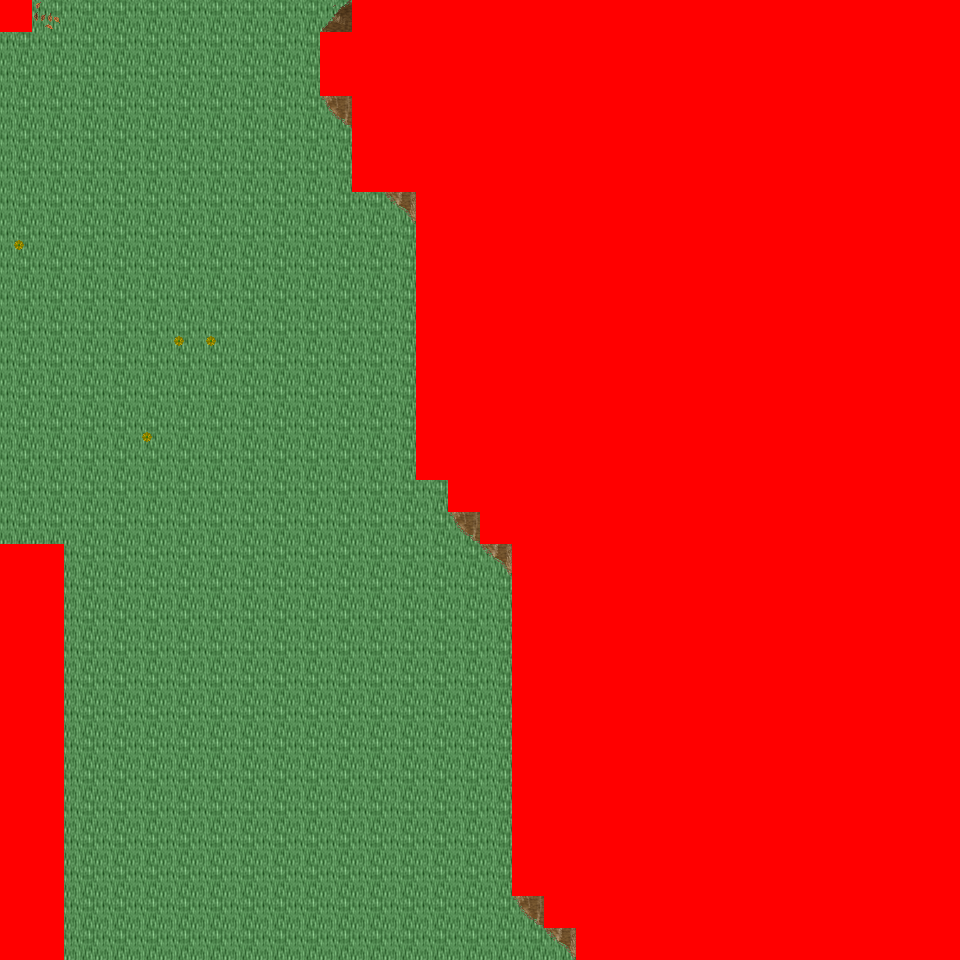

Below is a game level as drawn by its tile map, then a one-line description and the .tmx that defines it (tile-layer data replaced by summaries):
An orthogonal 30x30 tile map with 32x32 px tiles, 6 tile layers (Ground, Object, Object2, Above, ...), 46 tilesets and 3 objects (3x mapExit).

<map version="1.0" orientation="orthogonal" renderorder="right-down" width="30" height="30" tilewidth="32" tileheight="32" nextobjectid="4">
  <tileset firstgid="1" name="tileset_logic_collision" tilewidth="32" tileheight="32" tilecount="1" columns="1">
    <image source="../drawable/tileset_logic_collision.png" width="32" height="32" />
  </tileset>
  <tileset firstgid="2" name="tileset_ground_ridge_earth_pale" tilewidth="32" tileheight="32" tilecount="96" columns="12">
    <image source="../drawable/tileset_ground_ridge_earth_pale.png" width="384" height="256" />
  </tileset>
  <tileset firstgid="98" name="tileset_ground_ridge_earth_dark" tilewidth="32" tileheight="32" tilecount="96" columns="12">
    <image source="../drawable/tileset_ground_ridge_earth_dark.png" width="384" height="256" />
  </tileset>
  <tileset firstgid="194" name="tileset_ground_ground" tilewidth="32" tileheight="32" tilecount="33" columns="3">
    <image source="../drawable/tileset_ground_ground.png" width="96" height="352" />
  </tileset>
  <tileset firstgid="227" name="tileset_building_castle" tilewidth="32" tileheight="32" tilecount="320" columns="20">
    <image source="../drawable/tileset_building_castle.png" width="640" height="512" />
  </tileset>
  <tileset firstgid="547" name="tileset_item_pot_barrels_1" tilewidth="32" tileheight="32" tilecount="8" columns="4">
    <image source="../drawable/tileset_item_pot_barrels_1.png" width="128" height="64" />
  </tileset>
  <tileset firstgid="555" name="tileset_item_weapon_cannon" tilewidth="32" tileheight="32" tilecount="12" columns="3">
    <image source="../drawable/tileset_item_weapon_cannon.png" width="96" height="128" />
  </tileset>
  <tileset firstgid="567" name="tileset_building_door_closed" tilewidth="32" tileheight="32" tilecount="1" columns="1">
    <image source="../drawable/tileset_building_door_closed.png" width="32" height="32" />
  </tileset>
  <tileset firstgid="568" name="tileset_building_door_door" tilewidth="32" tileheight="32" tilecount="6" columns="3">
    <image source="../drawable/tileset_building_door_door.png" width="96" height="64" />
  </tileset>
  <tileset firstgid="574" name="tileset_building_window_window_centered" tilewidth="32" tileheight="32" tilecount="1" columns="1">
    <image source="../drawable/tileset_building_window_window_centered.png" width="32" height="32" />
  </tileset>
  <tileset firstgid="575" name="tileset_building_decoration_chimney_big" tilewidth="32" tileheight="32" tilecount="2" columns="1">
    <image source="../drawable/tileset_building_decoration_chimney_big.png" width="32" height="64" />
  </tileset>
  <tileset firstgid="577" name="tileset_building_stairs_stairs_grey" tilewidth="32" tileheight="32" tilecount="6" columns="3">
    <image source="../drawable/tileset_building_stairs_stairs_grey.png" width="96" height="64" />
  </tileset>
  <tileset firstgid="583" name="tileset_building_witch_hut" tilewidth="32" tileheight="32" tilecount="80" columns="5">
    <image source="../drawable/tileset_building_witch_hut.png" width="160" height="512" />
  </tileset>
  <tileset firstgid="663" name="tileset_ground_grass_edges" tilewidth="32" tileheight="32" tilecount="36" columns="12">
    <image source="../drawable/tileset_ground_grass_edges.png" width="384" height="96" />
  </tileset>
  <tileset firstgid="699" name="tileset_ground_grass_corners" tilewidth="32" tileheight="32" tilecount="24" columns="6">
    <image source="../drawable/tileset_ground_grass_corners.png" width="192" height="128" />
  </tileset>
  <tileset firstgid="723" name="tileset_logic_item_vegetable" tilewidth="32" tileheight="32" tilecount="13" columns="13">
    <image source="../drawable/tileset_logic_item_vegetable.png" width="256" height="64" />
  </tileset>
  <tileset firstgid="736" name="tileset_plant_tree_fall_trees" tilewidth="32" tileheight="32" tilecount="40" columns="8">
    <image source="../drawable/tileset_plant_tree_fall_trees.png" width="256" height="160" />
  </tileset>
  <tileset firstgid="776" name="tileset_plant_stump_stump_pale_purple" tilewidth="32" tileheight="32" tilecount="4" columns="2">
    <image source="../drawable/tileset_plant_stump_stump_pale_purple.png" width="64" height="64" />
  </tileset>
  <tileset firstgid="780" name="tileset_plant_stump_small_stump" tilewidth="32" tileheight="32" tilecount="4" columns="2">
    <image source="../drawable/tileset_plant_stump_small_stump.png" width="64" height="64" />
  </tileset>
  <tileset firstgid="784" name="tileset_furniture_light_small_lamp" tilewidth="32" tileheight="32" tilecount="4" columns="4">
    <image source="../drawable/tileset_furniture_light_small_lamp.png" width="128" height="32" />
  </tileset>
  <tileset firstgid="788" name="tileset_item_pot_barrel" tilewidth="32" tileheight="32" tilecount="2" columns="1">
    <image source="../drawable/tileset_item_pot_barrel.png" width="32" height="64" />
  </tileset>
  <tileset firstgid="790" name="tileset_plant_tree_locust_tree" tilewidth="32" tileheight="32" tilecount="20" columns="4">
    <image source="../drawable/tileset_plant_tree_locust_tree.png" width="128" height="160" />
  </tileset>
  <tileset firstgid="810" name="tileset_plant_leaves" tilewidth="32" tileheight="32" tilecount="8" columns="4">
    <image source="../drawable/tileset_plant_leaves.png" width="128" height="64" />
  </tileset>
  <tileset firstgid="818" name="tileset_plant_flower_daisy_blue" tilewidth="32" tileheight="32" tilecount="8" columns="2">
    <image source="../drawable/tileset_plant_flower_daisy_blue.png" width="64" height="128" />
  </tileset>
  <tileset firstgid="826" name="tileset_plant_flower_daisy_yellow" tilewidth="32" tileheight="32" tilecount="8" columns="2">
    <image source="../drawable/tileset_plant_flower_daisy_yellow.png" width="64" height="128" />
  </tileset>
  <tileset firstgid="834" name="tileset_plant_flower_small_flower_bed_2" tilewidth="32" tileheight="32" tilecount="12" columns="3">
    <image source="../drawable/tileset_plant_flower_small_flower_bed_2.png" width="96" height="128" />
  </tileset>
  <tileset firstgid="846" name="tileset_plant_flower_small_flower_bed" tilewidth="32" tileheight="32" tilecount="12" columns="3">
    <image source="../drawable/tileset_plant_flower_small_flower_bed.png" width="96" height="128" />
  </tileset>
  <tileset firstgid="858" name="tileset_plant_flower_flower_bed_1" tilewidth="32" tileheight="32" tilecount="35" columns="7">
    <image source="../drawable/tileset_plant_flower_flower_bed_1.png" width="224" height="160" />
  </tileset>
  <tileset firstgid="893" name="tileset_plant_flower_hothouse_flowers" tilewidth="32" tileheight="32" tilecount="72" columns="6">
    <image source="../drawable/tileset_plant_flower_hothouse_flowers.png" width="192" height="384" />
  </tileset>
  <tileset firstgid="965" name="tileset_furniture_light_lamp_blue" tilewidth="32" tileheight="32" tilecount="3" columns="1">
    <image source="../drawable/tileset_furniture_light_lamp_blue.png" width="32" height="96" />
  </tileset>
  <tileset firstgid="968" name="tileset_light_dim_light_7x5" tilewidth="32" tileheight="32" tilecount="35" columns="7">
    <image source="../drawable/tileset_light_dim_light_7x5.png" width="224" height="160" />
  </tileset>
  <tileset firstgid="1003" name="tileset_building_decoration_chimney" tilewidth="32" tileheight="32" tilecount="2" columns="1">
    <image source="../drawable/tileset_building_decoration_chimney.png" width="32" height="64" />
  </tileset>
  <tileset firstgid="1005" name="tileset_building_decoration_cauldron_sign" tilewidth="32" tileheight="32" tilecount="1" columns="1">
    <image source="../drawable/tileset_building_decoration_cauldron_sign.png" width="32" height="32" />
  </tileset>
  <tileset firstgid="1006" name="tileset_building_decoration_magician_banner" tilewidth="32" tileheight="32" tilecount="3" columns="3">
    <image source="../drawable/tileset_building_decoration_magician_banner.png" width="96" height="32" />
  </tileset>
  <tileset firstgid="1009" name="tileset_logic_portal" tilewidth="32" tileheight="32" tilecount="24" columns="8">
    <image source="../drawable/tileset_logic_portal.png" width="256" height="96" />
  </tileset>
  <tileset firstgid="1033" name="tileset_ground_ground_3" tilewidth="32" tileheight="32" tilecount="5" columns="5">
    <image source="../drawable/tileset_ground_ground_3.png" width="160" height="32" />
  </tileset>
  <tileset firstgid="1038" name="tileset_building_cottage" tilewidth="32" tileheight="32" tilecount="256" columns="16">
    <image source="../drawable/tileset_building_cottage.png" width="512" height="512" />
  </tileset>
  <tileset firstgid="1294" name="tileset_building_roof_thatched_roof" tilewidth="32" tileheight="32" tilecount="256" columns="16">
    <image source="../drawable/tileset_building_roof_thatched_roof.png" width="512" height="512" />
  </tileset>
  <tileset firstgid="1550" name="tileset_building_door_doors" tilewidth="32" tileheight="32" tilecount="256" columns="16">
    <image source="../drawable/tileset_building_door_doors.png" width="512" height="512" />
  </tileset>
  <tileset firstgid="1806" name="tileset_building_window_windows" tilewidth="32" tileheight="32" tilecount="256" columns="16">
    <image source="../drawable/tileset_building_window_windows.png" width="512" height="512" />
  </tileset>
  <tileset firstgid="2062" name="tileset_plant_bush_leafy" tilewidth="32" tileheight="32" tilecount="48" columns="8">
    <image source="../drawable/tileset_plant_bush_leafy.png" width="256" height="192" />
  </tileset>
  <tileset firstgid="2110" name="tileset_plant_bush_flowering" tilewidth="32" tileheight="32" tilecount="72" columns="8">
    <image source="../drawable/tileset_plant_bush_flowering.png" width="256" height="288" />
  </tileset>
  <tileset firstgid="2182" name="tileset_object_stone_well" tilewidth="32" tileheight="32" tilecount="6" columns="2">
    <image source="../drawable/tileset_object_stone_well.png" width="64" height="96" />
  </tileset>
  <tileset firstgid="2188" name="tileset_item_pot_cauldron" tilewidth="32" tileheight="32" tilecount="48" columns="8">
    <image source="../drawable/tileset_item_pot_cauldron.png" width="256" height="192" />
  </tileset>
  <tileset firstgid="2236" name="tileset_item_campfires" tilewidth="32" tileheight="32" tilecount="2" columns="2">
    <image source="../drawable/tileset_item_campfires.png" width="64" height="32" />
  </tileset>
  <tileset firstgid="2238" name="tileset_item_firewood" tilewidth="32" tileheight="32" tilecount="12" columns="3">
    <image source="../drawable/tileset_item_firewood.png" width="96" height="128" />
  </tileset>
  <layer name="Ground" width="30" height="30">
    <data>[900 cells, 900 non-empty, 5 distinct tile ids]</data>
  </layer>
  <layer name="Object" width="30" height="30">
    <data>[900 cells, 162 non-empty, 26 distinct tile ids]</data>
  </layer>
  <layer name="Object2" width="30" height="30">
    <data>[900 cells, 3 non-empty, 3 distinct tile ids]</data>
  </layer>
  <layer name="Above" width="30" height="30">
    <data>[900 cells, 1 non-empty, 1 distinct tile ids]</data>
  </layer>
  <layer name="Above2" width="30" height="30">
    <data>[900 cells, 0 non-empty, 0 distinct tile ids]</data>
  </layer>
  <layer name="Walkable" width="30" height="30">
    <data>[900 cells, 506 non-empty, 1 distinct tile ids]</data>
  </layer>
  <objectgroup name="MapEvents">
    <object id="1" name="north" type="mapExit" x="32" y="0" width="320" height="32">
      <properties>
        <property name="map" value="level_0_x54_y44" />
        <property name="x" value="1" />
        <property name="y" value="28" />
      </properties>
    </object>
    <object id="2" name="south" type="mapExit" x="64" y="928" width="512" height="32">
      <properties>
        <property name="map" value="level_0_x54_y46" />
        <property name="x" value="2" />
        <property name="y" value="1" />
      </properties>
    </object>
    <object id="3" name="west" type="mapExit" x="0" y="32" width="32" height="512">
      <properties>
        <property name="map" value="level_0_x53_y45" />
        <property name="x" value="28" />
        <property name="y" value="1" />
      </properties>
    </object>
  </objectgroup>
</map>
